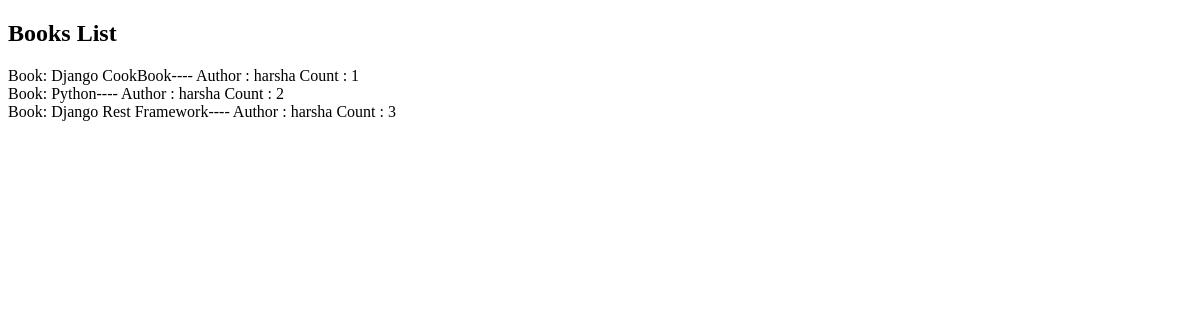
Page /booklist/ on the earlier database version.
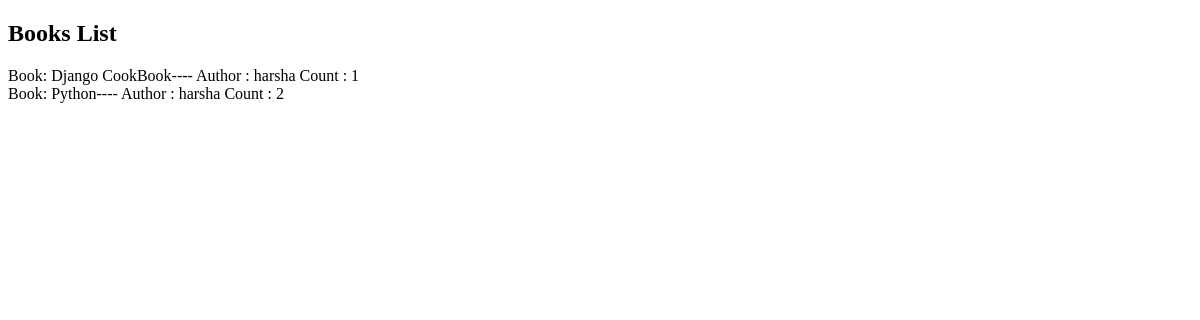
Same page on the later database version.
### app/models.py (models this page shows)
class Book(models.Model):
    author = models.ForeignKey(Author,on_delete=models.CASCADE, null=True,blank=True)
    book_name = models.CharField(max_length=50, null=True, blank=True)
    date = models.DateTimeField(auto_now_add=True, null=True, blank=True)
    def __str__(self):
        return self.book_name

class Author(models.Model):
    username = models.CharField(max_length=50, null=True, blank=True)
    password = models.CharField(max_length=50, null=True, blank=True)
    email = models.EmailField()
    def __str__(self):
        return self.username

### app/views.py (the view)
# urls.py: path('booklist/', views.booklibrary, name='booklist'),
def booklibrary(request):
    books = Book.objects.all()
    print(books)
    return render(request, 'book.html', {'books': books})

### templates/book.html (shortened to what this page needs)
<!DOCTYPE html>
<html lang="en">
<head>
</head>
<body>
<h2>Books List</h2>
{% for book in books %}
  Book: {{ book.book_name }}----
  Author : {{  book.author }}
  Count :  {{ forloop.counter }}<br>
{% endfor %}
</body>
</html>

Differences in the rows shown:
removed Book: book_name "Django Rest Framework", author "harsha"
